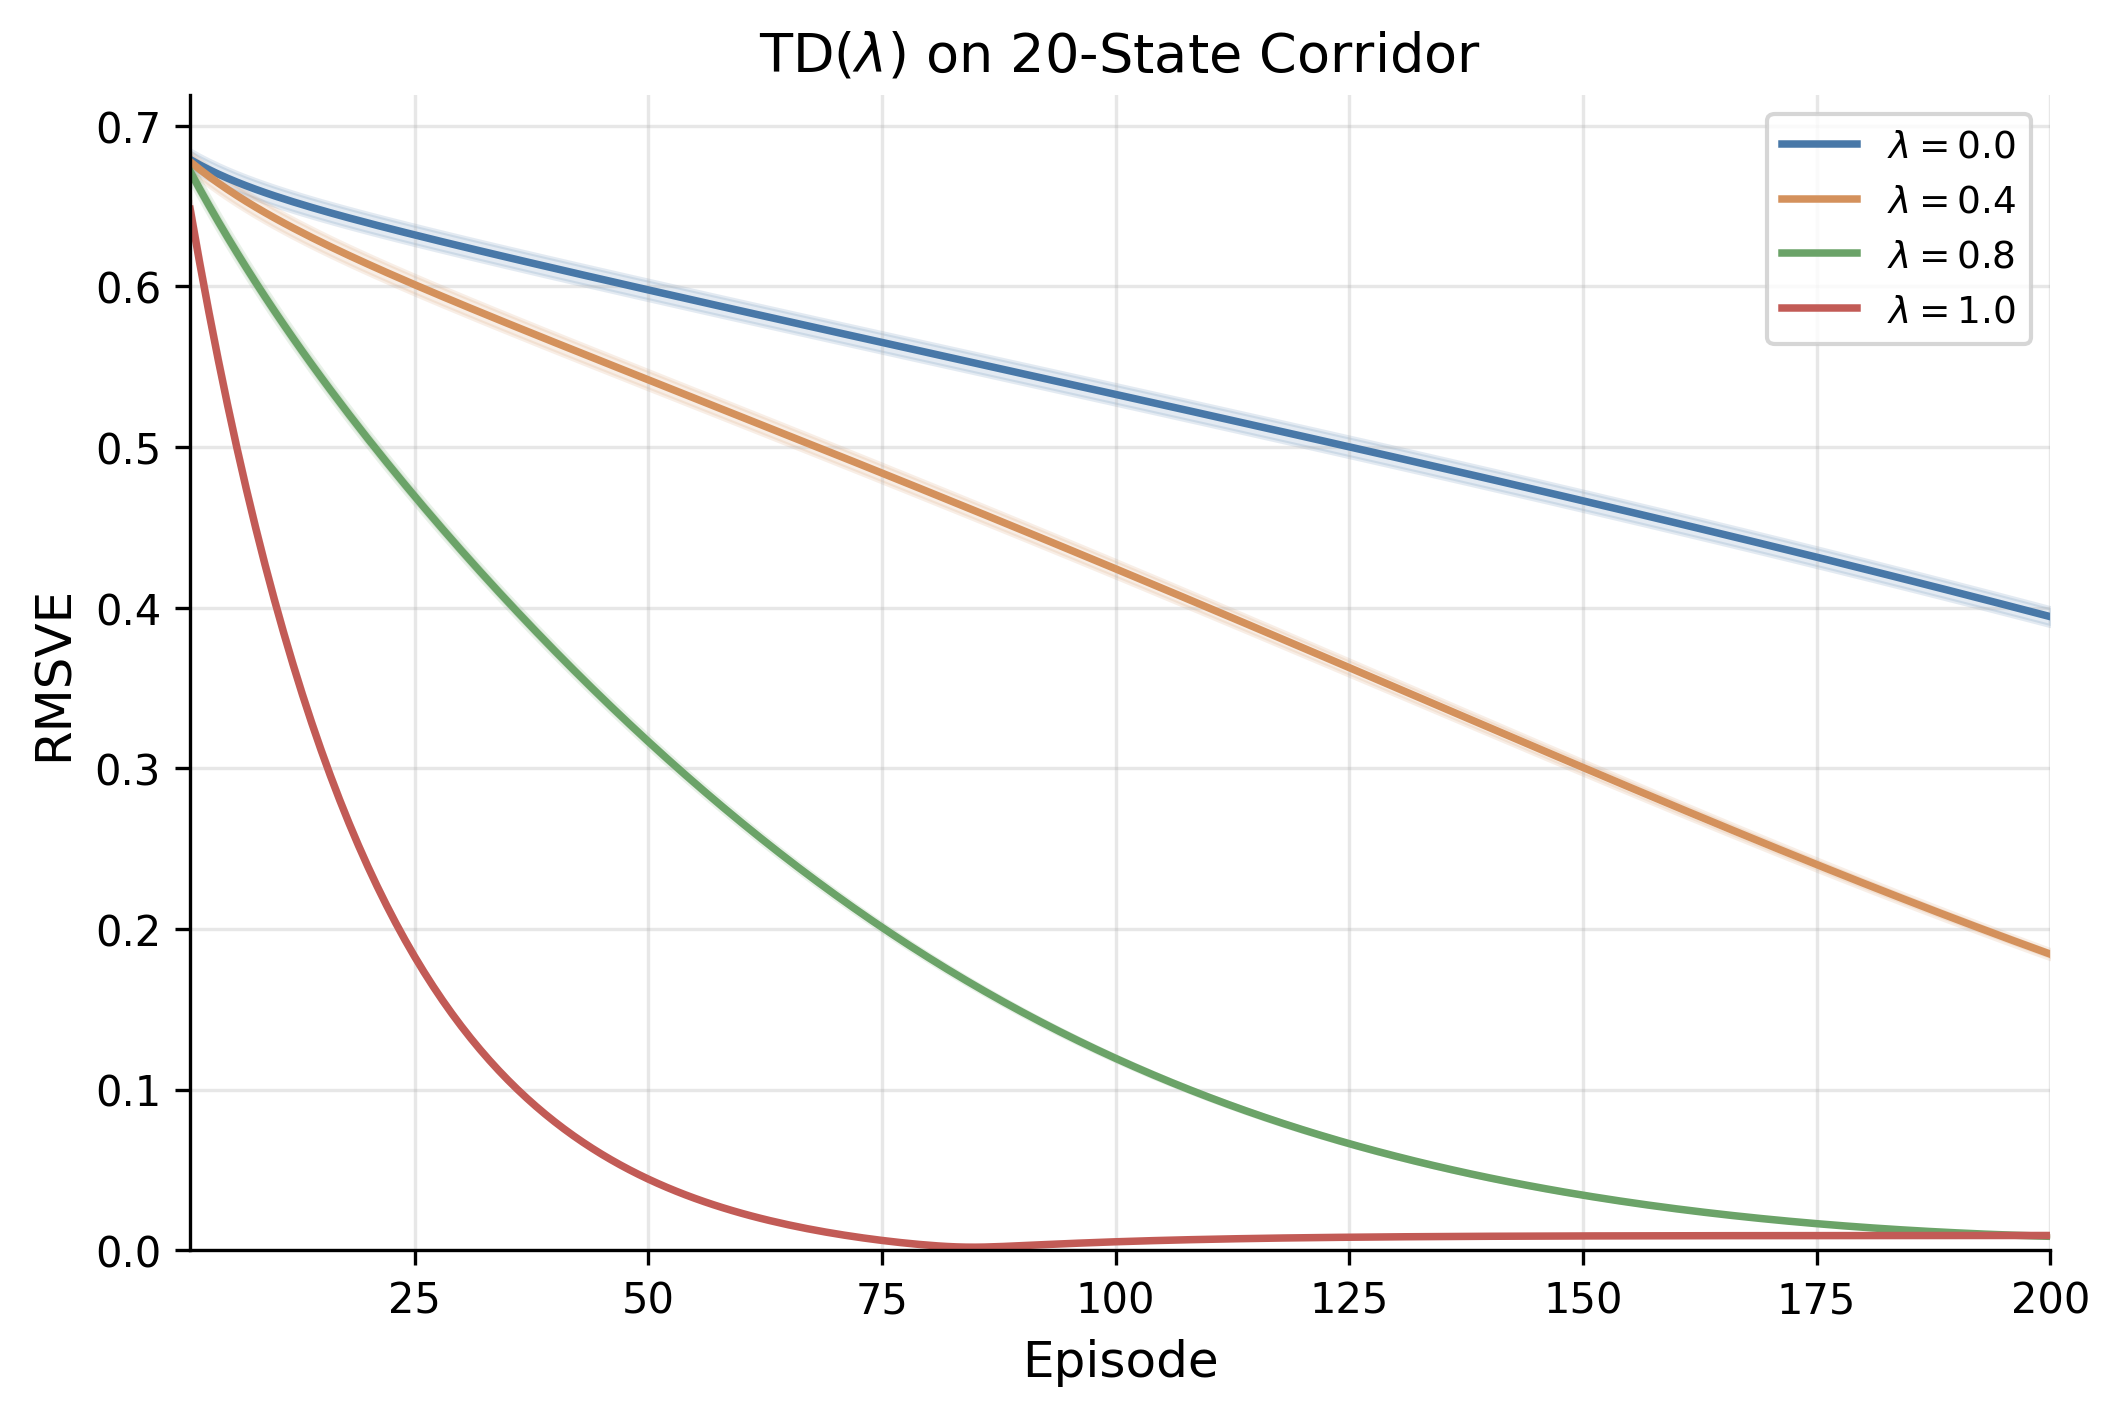

This figure's Python source:
# TD(λ) Credit Assignment in a Corridor
# Chapter 3 — Theory of Reinforcement Learning
# Demonstrates how eligibility traces accelerate credit assignment in sparse-reward settings.

import argparse
import os
import sys
sys.path.insert(0, os.path.join(os.path.dirname(__file__), '..', '..'))
from sims.sim_cache import load_results, save_results, add_cache_args
from sims.plot_style import apply_style, COLORS, FIG_SINGLE

import numpy as np
import matplotlib
matplotlib.use('Agg')
import matplotlib.pyplot as plt

apply_style()

# ---------------------------------------------------------------------------
# Configuration
# ---------------------------------------------------------------------------

CACHE_DIR = os.path.join(os.path.dirname(__file__), 'cache')
SCRIPT_NAME = 'td_lambda_corridor'
CONFIG = {
    'n_states': 20,
    'gamma': 0.99,
    'alpha': 0.05,
    'n_episodes': 200,
    'n_seeds': 20,
    'lambdas': [0.0, 0.4, 0.8, 1.0],
    'rmsve_threshold': 0.05,
    'version': 2,
}

OUTPUT_DIR = os.path.dirname(__file__)

# Lambda display colors (use generic palette for 4 curves)
LAMBDA_COLORS = {
    0.0: COLORS['blue'],
    0.4: COLORS['orange'],
    0.8: COLORS['green'],
    1.0: COLORS['red'],
}

# ---------------------------------------------------------------------------
# Environment: 20-state corridor
# ---------------------------------------------------------------------------

def true_values(n_states, gamma):
    """V*(s) = gamma^(n_states - 1 - s) for s = 0, ..., n_states - 1."""
    return np.array([gamma ** (n_states - 1 - s) for s in range(n_states)])


def run_td_lambda(n_states, gamma, alpha, lam, n_episodes, seed):
    """Run TD(lambda) on the corridor. Returns RMSVE per episode."""
    rng = np.random.RandomState(seed)
    V_true = true_values(n_states, gamma)
    V = rng.uniform(0, 0.5, n_states)
    V[n_states - 1] = 0.0  # terminal state value fixed
    rmsve_history = np.zeros(n_episodes)

    for ep in range(n_episodes):
        e = np.zeros(n_states)  # eligibility trace
        s = 0  # start state

        while s < n_states - 1:
            s_next = s + 1
            r = 1.0 if s_next == n_states - 1 else 0.0
            V_next = 0.0 if s_next == n_states - 1 else V[s_next]

            delta = r + gamma * V_next - V[s]

            # Accumulating trace
            e[s] += 1.0

            # Update all states
            V[:n_states - 1] += alpha * delta * e[:n_states - 1]

            # Decay trace
            e *= gamma * lam

            s = s_next

        # RMSVE after this episode (exclude terminal state)
        rmsve = np.sqrt(np.mean((V[:n_states - 1] - V_true[:n_states - 1]) ** 2))
        rmsve_history[ep] = rmsve

    return rmsve_history


# ---------------------------------------------------------------------------
# Computation
# ---------------------------------------------------------------------------

def compute_data():
    """Run TD(lambda) for all lambda values and seeds."""
    cached = load_results(CACHE_DIR, SCRIPT_NAME, CONFIG)
    if cached is not None:
        print("  Using cached results.")
        return cached

    n_states = CONFIG['n_states']
    gamma = CONFIG['gamma']
    alpha = CONFIG['alpha']
    n_episodes = CONFIG['n_episodes']
    n_seeds = CONFIG['n_seeds']
    lambdas = CONFIG['lambdas']
    threshold = CONFIG['rmsve_threshold']

    print(f"Running TD(lambda) corridor experiment")
    print(f"  States: {n_states}, gamma: {gamma}, alpha: {alpha}")
    print(f"  Episodes: {n_episodes}, Seeds: {n_seeds}")
    print(f"  Lambda values: {lambdas}")
    print()

    results = {}
    for lam in lambdas:
        all_rmsve = np.zeros((n_seeds, n_episodes))
        for seed_idx in range(n_seeds):
            seed = 42 + seed_idx
            all_rmsve[seed_idx] = run_td_lambda(n_states, gamma, alpha, lam, n_episodes, seed)

        mean_rmsve = np.mean(all_rmsve, axis=0)
        se_rmsve = np.std(all_rmsve, axis=0) / np.sqrt(n_seeds)
        final_rmsve_per_seed = all_rmsve[:, -1]
        final_mean = np.mean(final_rmsve_per_seed)
        final_se = np.std(final_rmsve_per_seed) / np.sqrt(n_seeds)

        # Episodes to threshold (per seed)
        eps_to_thresh = []
        for seed_idx in range(n_seeds):
            below = np.where(all_rmsve[seed_idx] < threshold)[0]
            if len(below) > 0:
                eps_to_thresh.append(below[0] + 1)  # 1-indexed
            else:
                eps_to_thresh.append(np.nan)
        eps_to_thresh = np.array(eps_to_thresh)
        n_reached = int(np.sum(~np.isnan(eps_to_thresh)))

        results[str(lam)] = {
            'mean_rmsve': mean_rmsve,
            'se_rmsve': se_rmsve,
            'final_mean': final_mean,
            'final_se': final_se,
            'eps_to_thresh_mean': float(np.nanmean(eps_to_thresh)) if n_reached > 0 else float('nan'),
            'eps_to_thresh_se': float(np.nanstd(eps_to_thresh) / np.sqrt(n_reached)) if n_reached > 1 else 0.0,
            'eps_to_thresh_count': n_reached,
        }

        print(f"  lambda={lam:.1f}: final RMSVE = {final_mean:.4f} +/- {final_se:.4f}")

    data = {'results': results, 'config': CONFIG}
    save_results(CACHE_DIR, SCRIPT_NAME, CONFIG, data)
    return data


# ---------------------------------------------------------------------------
# Output generation
# ---------------------------------------------------------------------------

def generate_outputs(data):
    """Generate figure and LaTeX table."""
    results = data['results']
    config = data['config']
    lambdas = config['lambdas']
    n_episodes = config['n_episodes']
    threshold = config['rmsve_threshold']

    # --- Figure: RMSVE vs episodes ---
    fig, ax = plt.subplots(figsize=FIG_SINGLE)

    for lam in lambdas:
        r = results[str(lam)]
        mean = r['mean_rmsve']
        se = r['se_rmsve']
        episodes = np.arange(1, n_episodes + 1)
        color = LAMBDA_COLORS[lam]
        label = f'$\\lambda = {lam}$'

        ax.plot(episodes, mean, color=color, label=label, linewidth=1.8)
        ax.fill_between(episodes, mean - se, mean + se, color=color, alpha=0.15)

    ax.set_xlabel('Episode')
    ax.set_ylabel('RMSVE')
    ax.set_title('TD($\\lambda$) on 20-State Corridor')
    ax.legend(loc='upper right')
    ax.set_xlim(1, n_episodes)
    ax.set_ylim(bottom=0)

    fig_path = os.path.join(OUTPUT_DIR, 'td_lambda_corridor.png')
    fig.savefig(fig_path, dpi=300, bbox_inches='tight')
    plt.close(fig)
    print(f"  Figure saved: {fig_path}")

    # --- LaTeX table ---
    tex_path = os.path.join(OUTPUT_DIR, 'td_lambda_corridor.tex')
    with open(tex_path, 'w') as f:
        f.write('\\begin{table}[h]\n')
        f.write('\\centering\n')
        f.write('\\caption{TD($\\lambda$) on 20-state corridor. ')
        f.write(f'Mean $\\pm$ SE over {config["n_seeds"]} seeds, ')
        f.write(f'{config["n_episodes"]} episodes, ')
        f.write(f'$\\gamma = {config["gamma"]}$, ')
        f.write(f'$\\alpha = {config["alpha"]}$.}}\n')
        f.write('\\label{tab:td_lambda_corridor}\n')
        f.write('\\begin{tabular}{ccc}\n')
        f.write('\\hline\n')
        f.write(f'$\\lambda$ & Final RMSVE & Episodes to RMSVE $< {threshold}$ \\\\\n')
        f.write('\\hline\n')

        for lam in lambdas:
            r = results[str(lam)]
            rmsve_str = f'{r["final_mean"]:.4f} $\\pm$ {r["final_se"]:.4f}'
            if r['eps_to_thresh_count'] == config['n_seeds']:
                thresh_str = f'{r["eps_to_thresh_mean"]:.0f} $\\pm$ {r["eps_to_thresh_se"]:.0f}'
            elif r['eps_to_thresh_count'] > 0:
                thresh_str = f'{r["eps_to_thresh_mean"]:.0f} $\\pm$ {r["eps_to_thresh_se"]:.0f} ({r["eps_to_thresh_count"]}/{config["n_seeds"]})'
            else:
                thresh_str = '$> ' + str(config['n_episodes']) + '$'
            f.write(f'{lam} & {rmsve_str} & {thresh_str} \\\\\n')

        f.write('\\hline\n')
        f.write('\\end{tabular}\n')
        f.write('\\end{table}\n')

    print(f"  Table saved: {tex_path}")


# ---------------------------------------------------------------------------
# Main
# ---------------------------------------------------------------------------

if __name__ == "__main__":
    parser = argparse.ArgumentParser(description='TD(lambda) Credit Assignment in a Corridor')
    add_cache_args(parser)
    args = parser.parse_args()

    print("=" * 70)
    print("TD(LAMBDA) CREDIT ASSIGNMENT IN A CORRIDOR")
    print("=" * 70)
    print()
    print("Environment: 20-state corridor (chain MDP)")
    print(f"  States: {CONFIG['n_states']}, Terminal: state {CONFIG['n_states'] - 1}")
    print(f"  Reward: +1 at terminal, 0 elsewhere")
    print(f"  True V*(s) = gamma^(19 - s)")
    print()
    print(f"Parameters: gamma={CONFIG['gamma']}, alpha={CONFIG['alpha']}")
    print(f"  Episodes: {CONFIG['n_episodes']}, Seeds: {CONFIG['n_seeds']}")
    print(f"  Lambda values: {CONFIG['lambdas']}")
    print()

    if args.plots_only:
        data = load_results(CACHE_DIR, SCRIPT_NAME, CONFIG)
        assert data is not None, "No cache found. Run without --plots-only first."
    else:
        data = compute_data()

    if not args.data_only:
        generate_outputs(data)

    print()
    print("Output files:")
    print(f"  {os.path.join(OUTPUT_DIR, 'td_lambda_corridor.png')}")
    print(f"  {os.path.join(OUTPUT_DIR, 'td_lambda_corridor.tex')}")
